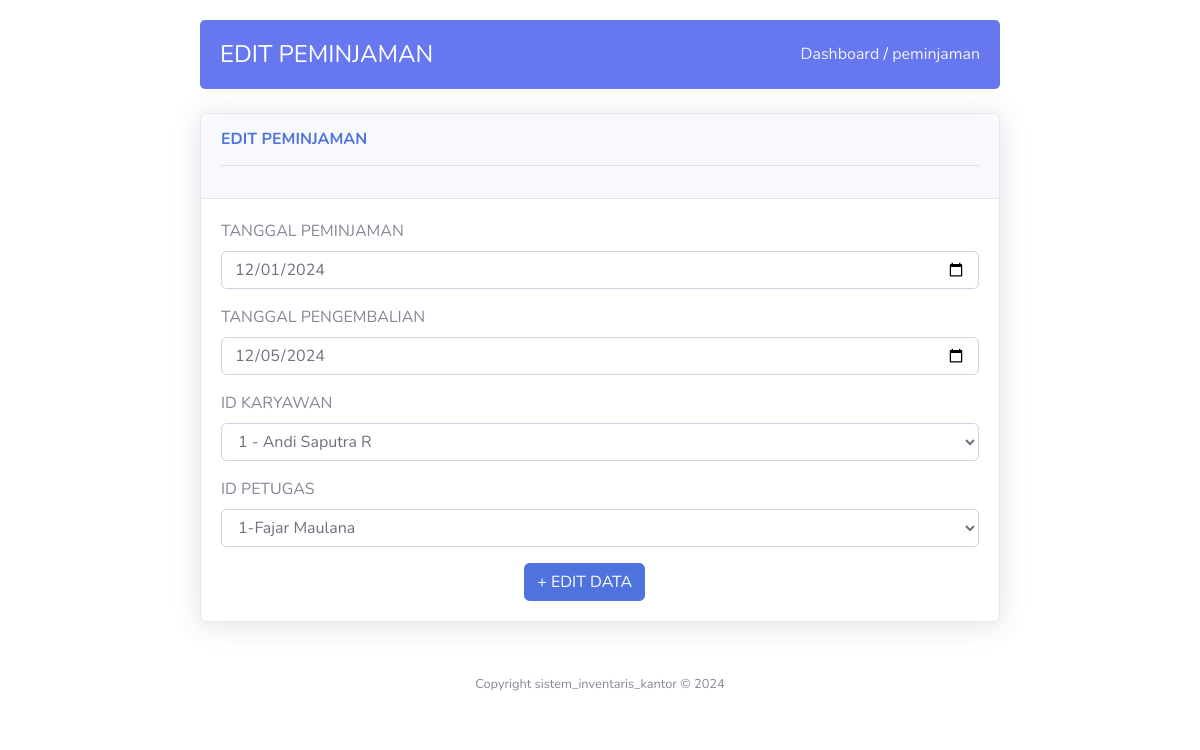
/back_end/peminjaman/edit.php?id=1, run on the app's committed database.
### tables this page shows
CREATE TABLE `peminjaman` (
  `id_peminjaman` int(11) NOT NULL,
  `tanggal_peminjaman` date NOT NULL,
  `tanggal_pengembalian` date NOT NULL,
  `id_karyawan` int(11) NOT NULL,
  `id_petugas` int(11) NOT NULL
);

CREATE TABLE `karyawan` (
  `id_karyawan` int(11) NOT NULL,
  `nama_karyawan` varchar(100) NOT NULL,
  `nomor_hp` varchar(15) DEFAULT NULL
);

CREATE TABLE `petugas` (
  `id_petugas` int(11) NOT NULL,
  `nama_petugas` varchar(100) NOT NULL,
  `nomor_hp` varchar(15) DEFAULT NULL,
  `username` varchar(50) NOT NULL,
  `password` varchar(100) NOT NULL,
  `level` varchar(50) NOT NULL
);

### back_end/peminjaman/edit.php (the view, shortened to what this page needs)
<?php
include   '../../asset/header.php';
include "../../conn.php";
 if(isset($_GET['id'])) {
    $id_peminjaman = $_GET['id'];
    $sql = "SELECT * FROM peminjaman WHERE id_peminjaman = $id_peminjaman";
    $result = mysqli_query($conn, $sql);
    if(mysqli_num_rows($result) == 1) {
        $row = mysqli_fetch_assoc($result);
      $tanggal_peminjaman = $row['tanggal_peminjaman'];
      $tanggal_pengembalian = $row['tanggal_pengembalian'];
      $id_karyawan = $row['id_karyawan'];
      $id_petugas = $row['id_petugas'];
    }else{
        echo "data tidak ada";
        exit;
    }
}else {
    echo "ID tidak ditemukan";
    exit;
}
?>
 <link href="../../vendor/fontawesome-free/css/all.min.css" rel="stylesheet" type="text/css">
<link href="https://cdnjs.cloudflare.com/ajax/libs/bootstrap-select/1.14.0-beta2/css/bootstrap-select.min.css" rel="stylesheet">
  <link href="../../css/sb-admin-2.min.css" rel="stylesheet">
  <section class="section">
            <div class="section-header">
                <h1>EDIT PEMINJAMAN</h1>
                <div class="section-header-breadcrumb">
                    <a href="home.php">Dashboard</a> /
                    <a href="../../peminjaman.php"> peminjaman</a>
                </div>
            </div>
        </section><br>
        <div class="container-fluid">
         <div class="card shadow mb-4 relative">
            <div class="card-header py-3">
              <h6 class="m-0 font-weight-bold text-primary">EDIT PEMINJAMAN</h6>
              <hr>
            </div>
            <div class="card-body">
              <form action=""  method="post">
              <div class="mb-3">
                <label for="nama" class="form-label">TANGGAL PEMINJAMAN</label>
                <input type="date" class="form-control" id="" name="tanggal_peminjaman" value="<?= $tanggal_peminjaman; ?>" placeholder="masukan tanggal peminjaman" required autocomplete="off" >
              </div>
              <div class="mb-3">
                <label for="nama" class="form-label">TANGGAL PENGEMBALIAN</label>
                <input type="date" class="form-control" id="" name="tanggal_pengembalian"  value="<?= $tanggal_pengembalian; ?>" placeholder="masukan tanggal pengembalian" required autocomplete="off" >
              </div>
              <div class="mb-3">
                <label for="nama" class="form-label">ID KARYAWAN</label>
                <select  class="selectpicker form-control" data-live-search="true" name="id_karyawan" ata-style="border" data-max-options="10">
                              <?php
                                    $idDipilih = $id_karyawan;
                                  $query = "SELECT * FROM karyawan ORDER BY nama_karyawan ASC";
                                  $result = mysqli_query($conn, $query);
                                  while($row = mysqli_fetch_assoc($result))
                                  {
                                  ?>
                             <option value="<?= $row['id_karyawan']; ?>" <?php if($row['id_karyawan']=="$idDipilih"){?> selected="selected" <?php } ?>>  <?= $row['id_karyawan'] .' - '. $row['nama_karyawan'] ?>  </option>
                             <?php
                                  }
                                  ?>
                             </select>
              </div>
              <div class="mb-3">
                <label for="nama" class="form-label">ID PETUGAS</label>
                <select  class="selectpicker form-control" data-live-search="true" name="id_petugas" ata-style="border" data-max-options="10">
                              <?php
                                 $idDipilih = $id_petugas;
                                  $query = "SELECT * FROM petugas ORDER BY nama_petugas ASC";
                                  $result = mysqli_query($conn, $query);
                                  while($lokasi = mysqli_fetch_assoc($result))
                                  {
                                  ?>
                             <option value="<?= $lokasi['id_petugas']; ?>" <?php if($lokasi['id_petugas']=="$idDipilih"){?> selected="selected" <?php } ?> >  <?= $lokasi['id_petugas'].'-' .$lokasi['nama_petugas'] ?>  </option>
                             <?php
                                  }
                                  ?>
                             </select>
              </div>
                <button type="submit"  name="submit" class="btn btn-primary float-end" style="margin-left: 40%;" >+ EDIT DATA</i></button>
            </form>
            </div>
          </div>
        </div>
<?php
include "../../asset/footer.php";
?>

### back_end/peminjaman/edit.php (style rules this page uses)
.card { margin: 5% 10% 25% 18%; width: 800px; }
.card { margin: auto; width: 800px; }
.section-header { background-color: #6777ef; padding: 20px; border-radius: 5px; color: white; display: flex; justify-content: space-between; align-items: center; width: 800px; margin:auto; margin-top: 20px; }
.section-header h1 { margin: 0; font-size: 24px; }
.section-header-breadcrumb a { color: #ffffff; text-decoration: none; opacity: 0.9; }
.section-header-breadcrumb { color: white; }

### data on the page
peminjaman: tanggal_peminjaman "12/01/2024", tanggal_pengembalian "12/05/2024", id_karyawan "1 - Andi Saputra R", id_petugas "1-Fajar Maulana"
